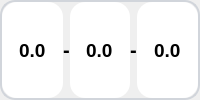
                                     <widget class="QWidget" name="widget_23" native="true">
                                      <property name="styleSheet">
                                       <string notr="true">QWidget{
    border: 2px solid #D1D5DB;
    border-radius: 15px;
}
QWidget:focus {
    border: 2px solid #0B7EC8;
}
QDoubleSpinBox
{
    border: none;
}
QSpinBox
{
    border: none;
}</string>
                                      </property>
                                      <layout class="QHBoxLayout" name="horizontalLayout_62" stretch="0,0,0,0,0">
                                       <property name="spacing">
                                        <number>0</number>
                                       </property>
                                       <property name="leftMargin">
                                        <number>2</number>
                                       </property>
                                       <property name="topMargin">
                                        <number>2</number>
                                       </property>
                                       <property name="rightMargin">
                                        <number>2</number>
                                       </property>
                                       <property name="bottomMargin">
                                        <number>2</number>
                                       </property>
                                       <item>
                                        <widget class="QDoubleSpinBox" name="high_temp_input_1">
                                         <property name="sizePolicy">
                                          <sizepolicy hsizetype="Expanding" vsizetype="Preferred">
                                           <horstretch>0</horstretch>
                                           <verstretch>0</verstretch>
                                          </sizepolicy>
                                         </property>
                                         <property name="font">
                                          <font>
                                           <family>Segoe UI</family>
                                           <pointsize>14</pointsize>
                                           <weight>75</weight>
                                           <italic>false</italic>
                                           <bold>true</bold>
                                          </font>
                                         </property>
                                         <property name="styleSheet">
                                          <string notr="true"/>
                                         </property>
                                         <property name="alignment">
                                          <set>Qt::AlignCenter</set>
                                         </property>
                                         <property name="readOnly">
                                          <bool>false</bool>
                                         </property>
                                         <property name="buttonSymbols">
                                          <enum>QAbstractSpinBox::NoButtons</enum>
                                         </property>
                                         <property name="prefix">
                                          <string/>
                                         </property>
                                         <property name="suffix">
                                          <string/>
                                         </property>
                                         <property name="decimals">
                                          <number>1</number>
                                         </property>
                                         <property name="maximum">
                                          <double>999.000000000000000</double>
                                         </property>
                                         <property name="value">
                                          <double>0.000000000000000</double>
                                         </property>
                                        </widget>
                                       </item>
                                       <item>
                                        <widget class="QLabel" name="label_10">
                                         <property name="font">
                                          <font>
                                           <family>Segoe UI</family>
                                           <pointsize>15</pointsize>
                                           <weight>75</weight>
                                           <bold>true</bold>
                                          </font>
                                         </property>
                                         <property name="styleSheet">
                                          <string notr="true">border: none;
</string>
                                         </property>
                                         <property name="text">
                                          <string>-</string>
                                         </property>
                                         <property name="alignment">
                                          <set>Qt::AlignCenter</set>
                                         </property>
                                        </widget>
                                       </item>
                                       <item>
                                        <widget class="QDoubleSpinBox" name="pv_value_displ_1">
                                         <property name="sizePolicy">
                                          <sizepolicy hsizetype="Expanding" vsizetype="Preferred">
                                           <horstretch>0</horstretch>
                                           <verstretch>0</verstretch>
                                          </sizepolicy>
                                         </property>
                                         <property name="font">
                                          <font>
                                           <family>Segoe UI</family>
                                           <pointsize>14</pointsize>
                                           <weight>75</weight>
                                           <italic>false</italic>
                                           <bold>true</bold>
                                          </font>
                                         </property>
                                         <property name="styleSheet">
                                          <string notr="true"/>
                                         </property>
                                         <property name="alignment">
                                          <set>Qt::AlignCenter</set>
                                         </property>
                                         <property name="readOnly">
                                          <bool>true</bool>
                                         </property>
                                         <property name="buttonSymbols">
                                          <enum>QAbstractSpinBox::NoButtons</enum>
                                         </property>
                                         <property name="prefix">
                                          <string/>
                                         </property>
                                         <property name="suffix">
                                          <string/>
                                         </property>
                                         <property name="decimals">
                                          <number>1</number>
                                         </property>
                                         <property name="maximum">
                                          <double>999.000000000000000</double>
                                         </property>
                                         <property name="value">
                                          <double>0.000000000000000</double>
                                         </property>
                                        </widget>
                                       </item>
                                       <item>
                                        <widget class="QLabel" name="label_11">
                                         <property name="font">
                                          <font>
                                           <family>Segoe UI</family>
                                           <pointsize>15</pointsize>
                                           <weight>75</weight>
                                           <bold>true</bold>
                                          </font>
                                         </property>
                                         <property name="styleSheet">
                                          <string notr="true">border: none;
</string>
                                         </property>
                                         <property name="text">
                                          <string>-</string>
                                         </property>
                                         <property name="alignment">
                                          <set>Qt::AlignCenter</set>
                                         </property>
                                        </widget>
                                       </item>
                                       <item>
                                        <widget class="QDoubleSpinBox" name="low_temp_input_1">
                                         <property name="sizePolicy">
                                          <sizepolicy hsizetype="Expanding" vsizetype="Preferred">
                                           <horstretch>0</horstretch>
                                           <verstretch>0</verstretch>
                                          </sizepolicy>
                                         </property>
                                         <property name="font">
                                          <font>
                                           <family>Segoe UI</family>
                                           <pointsize>14</pointsize>
                                           <weight>75</weight>
                                           <italic>false</italic>
                                           <bold>true</bold>
                                          </font>
                                         </property>
                                         <property name="styleSheet">
                                          <string notr="true"/>
                                         </property>
                                         <property name="alignment">
                                          <set>Qt::AlignCenter</set>
                                         </property>
                                         <property name="readOnly">
                                          <bool>false</bool>
                                         </property>
                                         <property name="buttonSymbols">
                                          <enum>QAbstractSpinBox::NoButtons</enum>
                                         </property>
                                         <property name="prefix">
                                          <string/>
                                         </property>
                                         <property name="suffix">
                                          <string/>
                                         </property>
                                         <property name="decimals">
                                          <number>1</number>
                                         </property>
                                         <property name="maximum">
                                          <double>999.000000000000000</double>
                                         </property>
                                         <property name="value">
                                          <double>0.000000000000000</double>
                                         </property>
                                        </widget>
                                       </item>
                                      </layout>
                                     </widget>
